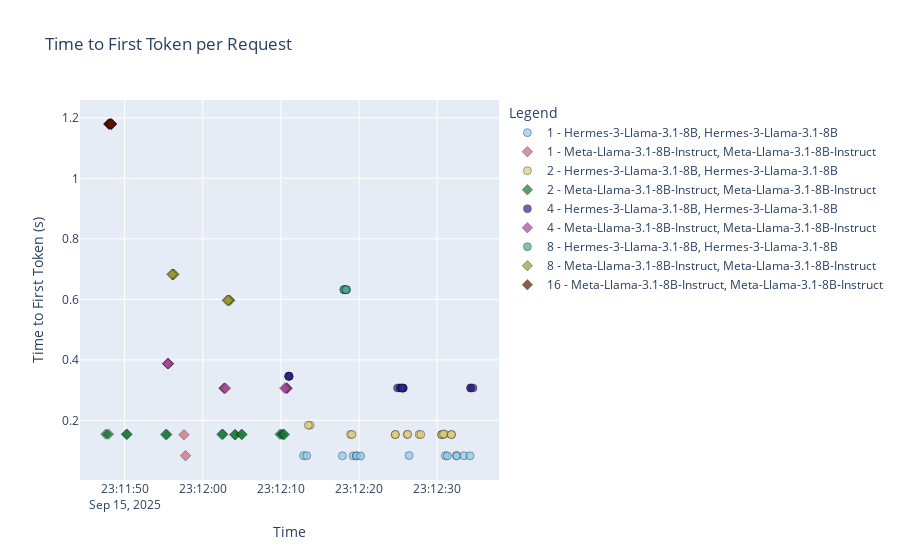

The cell this chart's notebook holds for it:
### Code cell
plot_ttft_scatter(df_test2)

### Figure 1 — Plotly figure (JSON) as saved in the notebook; plotly's stock layout.template omitted (floating-point values rounded to 4 significant figures)
{"data": [{"customdata": [["1", "Hermes-3-Llama-3.1-8B"], ["1", "Hermes-3-Llama-3.1-8B"], ["1", "Hermes-3-Llama-3.1-8B"], ["1", "Hermes-3-Llama-3.1-8B"], ["1", "Hermes-3-Llama-3.1-8B"], ["1", "Hermes-3-Llama-3.1-8B"], ["1", "Hermes-3-Llama-3.1-8B"], ["1", "Hermes-3-Llama-3.1-8B"], ["1", "Hermes-3-Llama-3.1-8B"], ["1", "Hermes-3-Llama-3.1-8B"], ["1", "Hermes-3-Llama-3.1-8B"], ["1", "Hermes-3-Llama-3.1-8B"], ["1", "Hermes-3-Llama-3.1-8B"], ["1", "Hermes-3-Llama-3.1-8B"]], "hovertemplate": "Batch Size - Model=1 - Hermes-3-Llama-3.1-8B<br>Model=%{customdata[1]}<br>Time=%{x}<br>Time to First Token (s)=%{y}<br>Batch Size=%{customdata[0]}<extra></extra>", "legendgroup": "1 - Hermes-3-Llama-3.1-8B, Hermes-3-Llama-3.1-8B", "marker": {"color": "rgb(136, 204, 238)", "line": {"color": "black", "width": 0.5}, "opacity": 0.7, "size": 8, "symbol": "circle"}, "mode": "markers", "name": "1 - Hermes-3-Llama-3.1-8B, Hermes-3-Llama-3.1-8B", "orientation": "v", "showlegend": true, "type": "scatter", "x": ["2025-09-15T23:12:12.908422", "2025-09-15T23:12:13.310362", "2025-09-15T23:12:17.872396", "2025-09-15T23:12:19.236408", "2025-09-15T23:12:19.633540", "2025-09-15T23:12:19.707399", "2025-09-15T23:12:20.196405", "2025-09-15T23:12:26.407512", "2025-09-15T23:12:31.051388", "2025-09-15T23:12:31.308229", "2025-09-15T23:12:32.461499", "2025-09-15T23:12:32.509806", "2025-09-15T23:12:33.433549", "2025-09-15T23:12:34.208622"], "xaxis": "x", "y": [0.08331, 0.08305, 0.08269, 0.08249, 0.08247, 0.08314, 0.08209, 0.08364, 0.08329, 0.08257, 0.08346, 0.08235, 0.08293, 0.0828], "yaxis": "y"}, {"customdata": [["1", "Meta-Llama-3.1-8B-Instruct"], ["1", "Meta-Llama-3.1-8B-Instruct"]], "hovertemplate": "Batch Size - Model=1 - Meta-Llama-3.1-8B-Instruct<br>Model=%{customdata[1]}<br>Time=%{x}<br>Time to First Token (s)=%{y}<br>Batch Size=%{customdata[0]}<extra></extra>", "legendgroup": "1 - Meta-Llama-3.1-8B-Instruct, Meta-Llama-3.1-8B-Instruct", "marker": {"color": "rgb(204, 102, 119)", "line": {"color": "black", "width": 0.5}, "opacity": 0.7, "size": 8, "symbol": "diamond"}, "mode": "markers", "name": "1 - Meta-Llama-3.1-8B-Instruct, Meta-Llama-3.1-8B-Instruct", "orientation": "v", "showlegend": true, "type": "scatter", "x": ["2025-09-15T23:11:57.594718", "2025-09-15T23:11:57.789799"], "xaxis": "x", "y": [0.1525, 0.08308], "yaxis": "y"}, {"customdata": [["2", "Hermes-3-Llama-3.1-8B"], ["2", "Hermes-3-Llama-3.1-8B"], ["2", "Hermes-3-Llama-3.1-8B"], ["2", "Hermes-3-Llama-3.1-8B"], ["2", "Hermes-3-Llama-3.1-8B"], ["2", "Hermes-3-Llama-3.1-8B"], ["2", "Hermes-3-Llama-3.1-8B"], ["2", "Hermes-3-Llama-3.1-8B"], ["2", "Hermes-3-Llama-3.1-8B"], ["2", "Hermes-3-Llama-3.1-8B"], ["2", "Hermes-3-Llama-3.1-8B"], ["2", "Hermes-3-Llama-3.1-8B"], ["2", "Hermes-3-Llama-3.1-8B"], ["2", "Hermes-3-Llama-3.1-8B"], ["2", "Hermes-3-Llama-3.1-8B"], ["2", "Hermes-3-Llama-3.1-8B"]], "hovertemplate": "Batch Size - Model=2 - Hermes-3-Llama-3.1-8B<br>Model=%{customdata[1]}<br>Time=%{x}<br>Time to First Token (s)=%{y}<br>Batch Size=%{customdata[0]}<extra></extra>", "legendgroup": "2 - Hermes-3-Llama-3.1-8B, Hermes-3-Llama-3.1-8B", "marker": {"color": "rgb(221, 204, 119)", "line": {"color": "black", "width": 0.5}, "opacity": 0.7, "size": 8, "symbol": "circle"}, "mode": "markers", "name": "2 - Hermes-3-Llama-3.1-8B, Hermes-3-Llama-3.1-8B", "orientation": "v", "showlegend": true, "type": "scatter", "x": ["2025-09-15T23:12:13.737744", "2025-09-15T23:12:13.510858", "2025-09-15T23:12:18.926318", "2025-09-15T23:12:19.102563", "2025-09-15T23:12:24.639885", "2025-09-15T23:12:24.652429", "2025-09-15T23:12:26.167010", "2025-09-15T23:12:26.239700", "2025-09-15T23:12:27.693785", "2025-09-15T23:12:27.912207", "2025-09-15T23:12:30.536433", "2025-09-15T23:12:30.618265", "2025-09-15T23:12:30.952159", "2025-09-15T23:12:30.798675", "2025-09-15T23:12:31.853094", "2025-09-15T23:12:31.818491"], "xaxis": "x", "y": [0.1839, 0.1839, 0.1533, 0.1533, 0.1531, 0.1531, 0.1536, 0.1536, 0.1533, 0.1533, 0.1526, 0.1526, 0.1546, 0.1546, 0.153, 0.153], "yaxis": "y"}, {"customdata": [["2", "Meta-Llama-3.1-8B-Instruct"], ["2", "Meta-Llama-3.1-8B-Instruct"], ["2", "Meta-Llama-3.1-8B-Instruct"], ["2", "Meta-Llama-3.1-8B-Instruct"], ["2", "Meta-Llama-3.1-8B-Instruct"], ["2", "Meta-Llama-3.1-8B-Instruct"], ["2", "Meta-Llama-3.1-8B-Instruct"], ["2", "Meta-Llama-3.1-8B-Instruct"], ["2", "Meta-Llama-3.1-8B-Instruct"], ["2", "Meta-Llama-3.1-8B-Instruct"], ["2", "Meta-Llama-3.1-8B-Instruct"], ["2", "Meta-Llama-3.1-8B-Instruct"], ["2", "Meta-Llama-3.1-8B-Instruct"], ["2", "Meta-Llama-3.1-8B-Instruct"], ["2", "Meta-Llama-3.1-8B-Instruct"], ["2", "Meta-Llama-3.1-8B-Instruct"]], "hovertemplate": "Batch Size - Model=2 - Meta-Llama-3.1-8B-Instruct<br>Model=%{customdata[1]}<br>Time=%{x}<br>Time to First Token (s)=%{y}<br>Batch Size=%{customdata[0]}<extra></extra>", "legendgroup": "2 - Meta-Llama-3.1-8B-Instruct, Meta-Llama-3.1-8B-Instruct", "marker": {"color": "rgb(17, 119, 51)", "line": {"color": "black", "width": 0.5}, "opacity": 0.7, "size": 8, "symbol": "diamond"}, "mode": "markers", "name": "2 - Meta-Llama-3.1-8B-Instruct, Meta-Llama-3.1-8B-Instruct", "orientation": "v", "showlegend": true, "type": "scatter", "x": ["2025-09-15T23:11:47.608188", "2025-09-15T23:11:47.927487", "2025-09-15T23:11:50.232450", "2025-09-15T23:11:50.318058", "2025-09-15T23:11:55.400407", "2025-09-15T23:11:55.238628", "2025-09-15T23:12:02.575373", "2025-09-15T23:12:02.437080", "2025-09-15T23:12:04.180379", "2025-09-15T23:12:04.085889", "2025-09-15T23:12:04.968644", "2025-09-15T23:12:05.018192", "2025-09-15T23:12:09.897659", "2025-09-15T23:12:10.153179", "2025-09-15T23:12:10.296460", "2025-09-15T23:12:10.458122"], "xaxis": "x", "y": [0.1543, 0.1543, 0.1539, 0.1539, 0.1532, 0.1532, 0.1538, 0.1538, 0.1526, 0.1526, 0.1536, 0.1536, 0.1538, 0.1538, 0.1532, 0.1532], "yaxis": "y"}, {"customdata": [["4", "Hermes-3-Llama-3.1-8B"], ["4", "Hermes-3-Llama-3.1-8B"], ["4", "Hermes-3-Llama-3.1-8B"], ["4", "Hermes-3-Llama-3.1-8B"], ["4", "Hermes-3-Llama-3.1-8B"], ["4", "Hermes-3-Llama-3.1-8B"], ["4", "Hermes-3-Llama-3.1-8B"], ["4", "Hermes-3-Llama-3.1-8B"], ["4", "Hermes-3-Llama-3.1-8B"], ["4", "Hermes-3-Llama-3.1-8B"], ["4", "Hermes-3-Llama-3.1-8B"], ["4", "Hermes-3-Llama-3.1-8B"], ["4", "Hermes-3-Llama-3.1-8B"], ["4", "Hermes-3-Llama-3.1-8B"]], "hovertemplate": "Batch Size - Model=4 - Hermes-3-Llama-3.1-8B<br>Model=%{customdata[1]}<br>Time=%{x}<br>Time to First Token (s)=%{y}<br>Batch Size=%{customdata[0]}<extra></extra>", "legendgroup": "4 - Hermes-3-Llama-3.1-8B, Hermes-3-Llama-3.1-8B", "marker": {"color": "rgb(51, 34, 136)", "line": {"color": "black", "width": 0.5}, "opacity": 0.7, "size": 8, "symbol": "circle"}, "mode": "markers", "name": "4 - Hermes-3-Llama-3.1-8B, Hermes-3-Llama-3.1-8B", "orientation": "v", "showlegend": true, "type": "scatter", "x": ["2025-09-15T23:12:11.004014", "2025-09-15T23:12:11.001357", "2025-09-15T23:12:11.050523", "2025-09-15T23:12:11.049866", "2025-09-15T23:12:25.246486", "2025-09-15T23:12:25.287887", "2025-09-15T23:12:24.930969", "2025-09-15T23:12:25.681959", "2025-09-15T23:12:25.562263", "2025-09-15T23:12:25.605116", "2025-09-15T23:12:25.534761", "2025-09-15T23:12:34.284396", "2025-09-15T23:12:34.299239", "2025-09-15T23:12:34.598331"], "xaxis": "x", "y": [0.3458, 0.3458, 0.3458, 0.3458, 0.3071, 0.3071, 0.3071, 0.3066, 0.3066, 0.3066, 0.3066, 0.3071, 0.3071, 0.3071], "yaxis": "y"}, {"customdata": [["4", "Meta-Llama-3.1-8B-Instruct"], ["4", "Meta-Llama-3.1-8B-Instruct"], ["4", "Meta-Llama-3.1-8B-Instruct"], ["4", "Meta-Llama-3.1-8B-Instruct"], ["4", "Meta-Llama-3.1-8B-Instruct"], ["4", "Meta-Llama-3.1-8B-Instruct"], ["4", "Meta-Llama-3.1-8B-Instruct"], ["4", "Meta-Llama-3.1-8B-Instruct"], ["4", "Meta-Llama-3.1-8B-Instruct"], ["4", "Meta-Llama-3.1-8B-Instruct"], ["4", "Meta-Llama-3.1-8B-Instruct"]], "hovertemplate": "Batch Size - Model=4 - Meta-Llama-3.1-8B-Instruct<br>Model=%{customdata[1]}<br>Time=%{x}<br>Time to First Token (s)=%{y}<br>Batch Size=%{customdata[0]}<extra></extra>", "legendgroup": "4 - Meta-Llama-3.1-8B-Instruct, Meta-Llama-3.1-8B-Instruct", "marker": {"color": "rgb(170, 68, 153)", "line": {"color": "black", "width": 0.5}, "opacity": 0.7, "size": 8, "symbol": "diamond"}, "mode": "markers", "name": "4 - Meta-Llama-3.1-8B-Instruct, Meta-Llama-3.1-8B-Instruct", "orientation": "v", "showlegend": true, "type": "scatter", "x": ["2025-09-15T23:11:55.476139", "2025-09-15T23:11:55.621362", "2025-09-15T23:11:55.595194", "2025-09-15T23:11:55.519972", "2025-09-15T23:12:02.703090", "2025-09-15T23:12:02.775018", "2025-09-15T23:12:02.908260", "2025-09-15T23:12:10.813424", "2025-09-15T23:12:10.751298", "2025-09-15T23:12:10.682426", "2025-09-15T23:12:10.493820"], "xaxis": "x", "y": [0.3874, 0.3874, 0.3874, 0.3874, 0.3063, 0.3063, 0.3063, 0.3063, 0.3063, 0.3063, 0.3063], "yaxis": "y"}, {"customdata": [["8", "Hermes-3-Llama-3.1-8B"], ["8", "Hermes-3-Llama-3.1-8B"], ["8", "Hermes-3-Llama-3.1-8B"], ["8", "Hermes-3-Llama-3.1-8B"], ["8", "Hermes-3-Llama-3.1-8B"], ["8", "Hermes-3-Llama-3.1-8B"]], "hovertemplate": "Batch Size - Model=8 - Hermes-3-Llama-3.1-8B<br>Model=%{customdata[1]}<br>Time=%{x}<br>Time to First Token (s)=%{y}<br>Batch Size=%{customdata[0]}<extra></extra>", "legendgroup": "8 - Hermes-3-Llama-3.1-8B, Hermes-3-Llama-3.1-8B", "marker": {"color": "rgb(68, 170, 153)", "line": {"color": "black", "width": 0.5}, "opacity": 0.7, "size": 8, "symbol": "circle"}, "mode": "markers", "name": "8 - Hermes-3-Llama-3.1-8B, Hermes-3-Llama-3.1-8B", "orientation": "v", "showlegend": true, "type": "scatter", "x": ["2025-09-15T23:12:18.127576", "2025-09-15T23:12:18.104634", "2025-09-15T23:12:18.047619", "2025-09-15T23:12:18.353280", "2025-09-15T23:12:18.410479", "2025-09-15T23:12:18.302175"], "xaxis": "x", "y": [0.632, 0.632, 0.632, 0.632, 0.632, 0.632], "yaxis": "y"}, {"customdata": [["8", "Meta-Llama-3.1-8B-Instruct"], ["8", "Meta-Llama-3.1-8B-Instruct"], ["8", "Meta-Llama-3.1-8B-Instruct"], ["8", "Meta-Llama-3.1-8B-Instruct"], ["8", "Meta-Llama-3.1-8B-Instruct"], ["8", "Meta-Llama-3.1-8B-Instruct"], ["8", "Meta-Llama-3.1-8B-Instruct"], ["8", "Meta-Llama-3.1-8B-Instruct"], ["8", "Meta-Llama-3.1-8B-Instruct"], ["8", "Meta-Llama-3.1-8B-Instruct"], ["8", "Meta-Llama-3.1-8B-Instruct"]], "hovertemplate": "Batch Size - Model=8 - Meta-Llama-3.1-8B-Instruct<br>Model=%{customdata[1]}<br>Time=%{x}<br>Time to First Token (s)=%{y}<br>Batch Size=%{customdata[0]}<extra></extra>", "legendgroup": "8 - Meta-Llama-3.1-8B-Instruct, Meta-Llama-3.1-8B-Instruct", "marker": {"color": "rgb(153, 153, 51)", "line": {"color": "black", "width": 0.5}, "opacity": 0.7, "size": 8, "symbol": "diamond"}, "mode": "markers", "name": "8 - Meta-Llama-3.1-8B-Instruct, Meta-Llama-3.1-8B-Instruct", "orientation": "v", "showlegend": true, "type": "scatter", "x": ["2025-09-15T23:11:56.179860", "2025-09-15T23:11:56.171356", "2025-09-15T23:11:56.200498", "2025-09-15T23:11:56.173744", "2025-09-15T23:11:56.318875", "2025-09-15T23:11:56.042972", "2025-09-15T23:12:03.477500", "2025-09-15T23:12:03.326582", "2025-09-15T23:12:03.142408", "2025-09-15T23:12:03.343349", "2025-09-15T23:12:03.212772"], "xaxis": "x", "y": [0.6828, 0.6828, 0.6828, 0.6828, 0.6828, 0.6828, 0.5968, 0.5968, 0.5968, 0.5968, 0.5968], "yaxis": "y"}, {"customdata": [["16", "Meta-Llama-3.1-8B-Instruct"], ["16", "Meta-Llama-3.1-8B-Instruct"], ["16", "Meta-Llama-3.1-8B-Instruct"], ["16", "Meta-Llama-3.1-8B-Instruct"], ["16", "Meta-Llama-3.1-8B-Instruct"], ["16", "Meta-Llama-3.1-8B-Instruct"], ["16", "Meta-Llama-3.1-8B-Instruct"], ["16", "Meta-Llama-3.1-8B-Instruct"], ["16", "Meta-Llama-3.1-8B-Instruct"], ["16", "Meta-Llama-3.1-8B-Instruct"]], "hovertemplate": "Batch Size - Model=16 - Meta-Llama-3.1-8B-Instruct<br>Model=%{customdata[1]}<br>Time=%{x}<br>Time to First Token (s)=%{y}<br>Batch Size=%{customdata[0]}<extra></extra>", "legendgroup": "16 - Meta-Llama-3.1-8B-Instruct, Meta-Llama-3.1-8B-Instruct", "marker": {"color": "rgb(102, 17, 0)", "line": {"color": "black", "width": 0.5}, "opacity": 0.7, "size": 8, "symbol": "diamond"}, "mode": "markers", "name": "16 - Meta-Llama-3.1-8B-Instruct, Meta-Llama-3.1-8B-Instruct", "orientation": "v", "showlegend": true, "type": "scatter", "x": ["2025-09-15T23:11:48.277488", "2025-09-15T23:11:48.289666", "2025-09-15T23:11:48.070390", "2025-09-15T23:11:47.971146", "2025-09-15T23:11:47.967022", "2025-09-15T23:11:48.266216", "2025-09-15T23:11:48.319319", "2025-09-15T23:11:48.074168", "2025-09-15T23:11:48.151752", "2025-09-15T23:11:48.286902"], "xaxis": "x", "y": [1.18, 1.18, 1.18, 1.18, 1.18, 1.18, 1.18, 1.18, 1.18, 1.18], "yaxis": "y"}], "layout": {"legend": {"groupclick": "toggleitem", "title": {"text": "Legend"}, "tracegroupgap": 0}, "title": {"text": "Time to First Token per Request"}, "xaxis": {"anchor": "y", "domain": [0, 1], "title": {"text": "Time"}}, "yaxis": {"anchor": "x", "domain": [0, 1], "title": {"text": "Time to First Token (s)"}}}}
